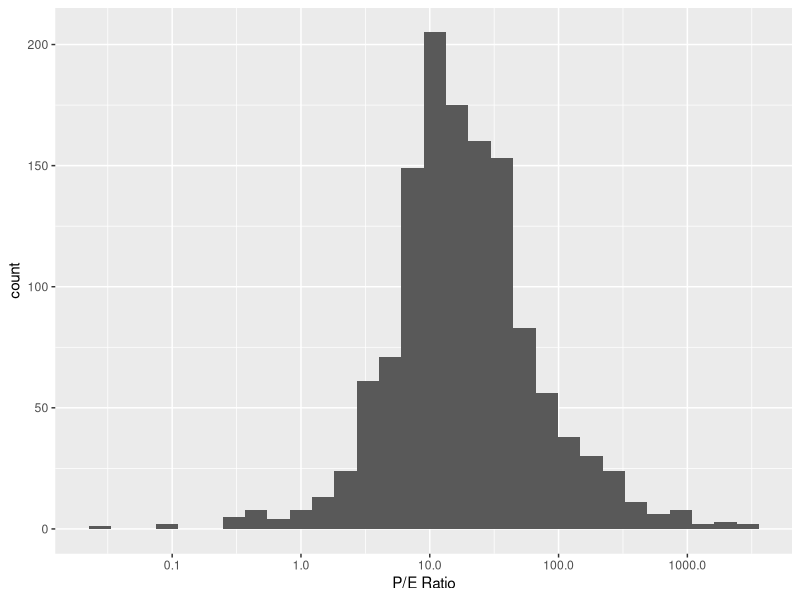

Generate this figure with R:
## ---- chunk 1
library(readr)
library(dplyr)
library(ggplot2)

options(scipen = 999)

dat <- read_csv("nasdaq_stock_data.csv")

dat %>% 
    filter(`Closing Price` > 5) %>% 
    arrange(`Closing Price`)

dat %>% 
    arrange(desc(`Growth Rate`))

dat %>% 
    arrange(`Closing Price`)

dat %>% 
    ggplot(aes(x = `P/E Ratio`)) +
    geom_histogram() + 
    scale_x_continuous(trans = "log10")
